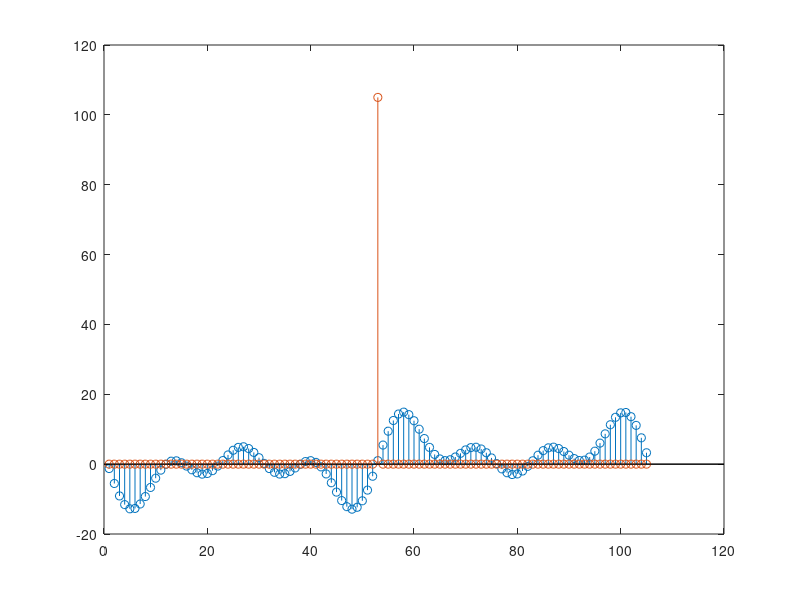

Write the MATLAB code that produced this figure.
clear all;

load sinal_periodo_105;

%Intervalo de Repeticao
n = [-52:52];

% Periodo da Funcao Ys
N = 105;

ind = 1;
w0 = 2*pi / N;

for k = -52:52
    ak(ind) = (1 / N)*sum(ys(n + 211).*exp(-j*k*w0*n));
    ind = ind + 1;
end;

ind = 1;

for k = -52:52
    fourieSeries(ind) = sum(ak(ind)*exp(j*k*w0*n));
    ind = ind + 1;
end;


figure (1)
    %Plot discrete Signal
    stem(ys(159:263))
    hold on
    %Plot Fourier Series
    stem(fourieSeries)


